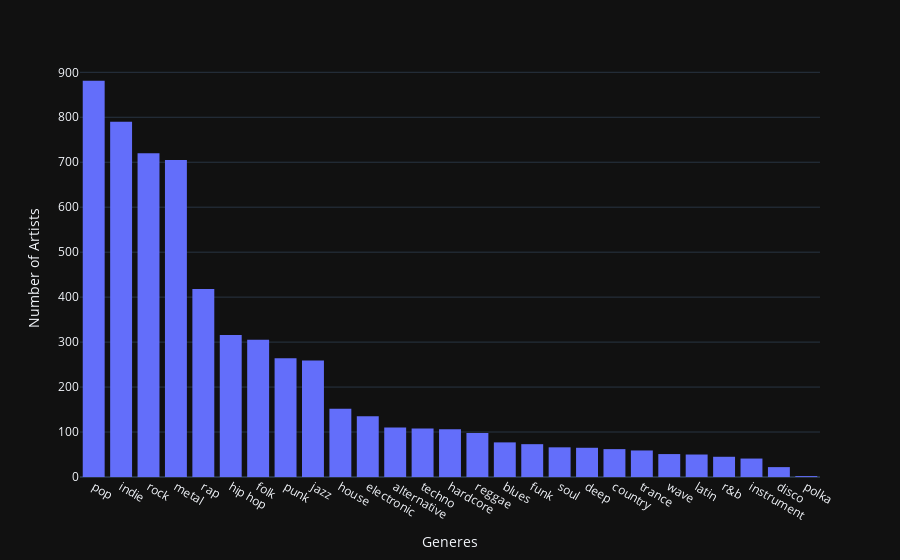

Write notebook code for a chart like this one.
### Code cell
fig=px.histogram(macroGeneresDF,x="Generes",y="Number")
fig.layout["xaxis"]["title"]="Generes"
fig.layout["yaxis"]["title"]="Number of Artists"
fig.show()

### Figure 1 — Plotly figure (JSON) as saved in the notebook; plotly's stock layout.template omitted (floating-point values rounded to 4 significant figures)
{"data": [{"alignmentgroup": "True", "bingroup": "x", "histfunc": "sum", "hovertemplate": "Generes=%{x}<br>sum of Number=%{y}<extra></extra>", "legendgroup": "", "marker": {"color": "#636efa", "pattern": {"shape": ""}}, "name": "", "offsetgroup": "", "orientation": "v", "showlegend": false, "x": ["pop", "indie", "rock", "metal", "rap", "hip hop", "folk", "punk", "jazz", "house", "electronic", "alternative", "techno", "hardcore", "reggae", "blues", "funk", "soul", "deep", "country", "trance", "wave", "latin", "r&b", "instrument", "disco", "polka", "other"], "xaxis": "x", "y": [881, 790, 720, 705, 418, 316, 305, 264, 259, 152, 135, 110, 108, 106, 98, 77, 73, 66, 65, 62, 59, 51, 50, 45, 41, 22, 2, 0], "yaxis": "y", "type": "histogram"}], "layout": {"xaxis": {"anchor": "y", "domain": [0.0, 1.0], "title": {"text": "Generes"}}, "yaxis": {"anchor": "x", "domain": [0.0, 1.0], "title": {"text": "Number of Artists"}}, "legend": {"tracegroupgap": 0}, "margin": {"t": 60}, "barmode": "relative"}}
